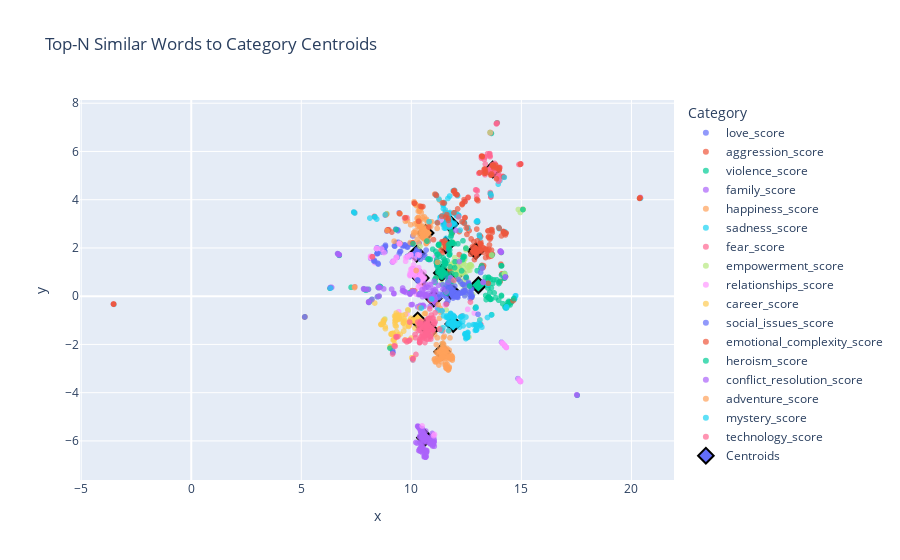

Notebook code cell kept with this figure:
### Code cell
import plotly.graph_objects as go
# Define a color palette for categories
categories = df_embeddings['category'].unique()
color_discrete_map = {cat: px.colors.qualitative.Plotly[i % len(px.colors.qualitative.Plotly)] 
                      for i, cat in enumerate(categories)}

# Create the scatter plot for words without 'name' parameter
fig = px.scatter(
    df_words,
    x='x',
    y='y',
    color='category',
    hover_data=['word', 'category'],
    title='Top-N Similar Words to Category Centroids',
    color_discrete_map=color_discrete_map,
    opacity=0.7
)

# Add centroids to the plot using Graph Objects
fig.add_trace(
    go.Scatter(
        x=df_centroids['x'],
        y=df_centroids['y'],
        mode='markers',
        marker=dict(
            symbol='diamond',
            size=12,
            color=[color_discrete_map[cat] for cat in df_centroids['category']],
            line=dict(width=2, color='black')
        ),
        name='Centroids',
        hovertext=df_centroids['category'],
        hoverinfo='text'
    )
)

# Update layout for better aesthetics
fig.update_layout(
    legend_title='Category',
    hovermode='closest'
)

# Display the figure in a Jupyter Notebook
fig.show()

# Optionally, save the figure as an HTML file
fig.write_html("centroids_top_words_plot.html")
